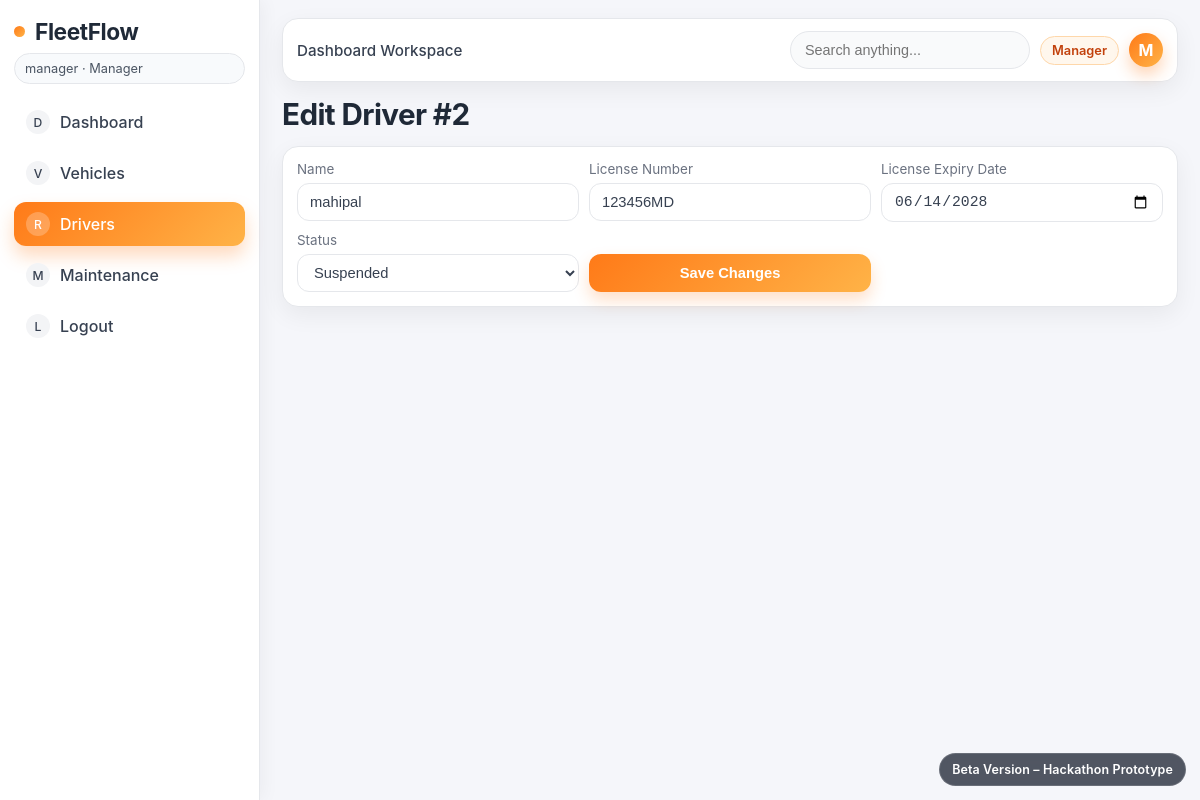
Page /drivers/2/edit (signed in) on the committed database.
### tables this page shows
CREATE TABLE drivers (
    id INTEGER PRIMARY KEY AUTOINCREMENT,
    name TEXT NOT NULL,
    license_number TEXT NOT NULL UNIQUE,
    license_expiry_date TEXT NOT NULL,
    status TEXT NOT NULL CHECK (status IN ('Available', 'On Trip', 'Suspended')),
    safety_score INTEGER NOT NULL DEFAULT 75 CHECK (safety_score >= 0 AND safety_score <= 100)
);

### app.py (the view, shortened to what this page needs)
@app.route("/drivers/<int:driver_id>/edit", methods=["GET", "POST"])
@roles_required("Manager")
def edit_driver(driver_id):
    with get_db_connection() as conn:
        driver = conn.execute("SELECT * FROM drivers WHERE id = ?", (driver_id,)).fetchone()
        if not driver:
            flash("Driver not found.", "error")
            return redirect(url_for("drivers"))
    return render_template("driver_edit.html", driver=driver)

### app.py (called while the page is built)
def get_db_connection():
    conn = sqlite3.connect(DATABASE)
    conn.row_factory = sqlite3.Row
    conn.execute("PRAGMA foreign_keys = ON")
    return conn

def roles_required(*allowed_roles):
    def decorator(view_func):
        @wraps(view_func)
        def wrapped(*args, **kwargs):
            if "user_id" not in session:
                return redirect(url_for("login"))
            if session.get("role") not in allowed_roles:
                flash("You do not have permission to access this action.", "error")
                return redirect(url_for(get_role_home_endpoint(session.get("role"))))
            return view_func(*args, **kwargs)
        return wrapped
    return decorator

@app.before_request
def load_current_user():
    g.user = None
    user_id = session.get("user_id")
    if not user_id:
        return
    with get_db_connection() as conn:
        g.user = conn.execute("SELECT * FROM users WHERE id = ?", (user_id,)).fetchone()

### templates/driver_edit.html (shortened to what this page needs)
{% extends "base.html" %}
{% block content %}
<div class="topbar">
    <h1>Edit Driver #{{ driver.id }}</h1>
</div>
<div class="form-card">
    <form method="post" class="form-grid">
        <div class="input-group">
            <label>Name</label>
            <input type="text" name="name" value="{{ driver.name }}" required>
        </div>
        <div class="input-group">
            <label>License Number</label>
            <input type="text" name="license_number" value="{{ driver.license_number }}" required>
        </div>
        <div class="input-group">
            <label>License Expiry Date</label>
            <input type="date" name="license_expiry_date" value="{{ driver.license_expiry_date }}" required>
        </div>
        <div class="input-group">
            <label>Status</label>
            <select name="status" required>
                <option value="Suspended" {% if driver.status == 'Suspended' %}selected{% endif %}>Suspended</option>
            </select>
        </div>
        <div class="input-group justify-end">
            <label>&nbsp;</label>
            <button type="submit">Save Changes</button>
        </div>
    </form>
</div>
{% endblock %}

### static/css/style.css (style rules this page uses)
:root { --bg: #f5f6fa; --card-bg: #ffffff; --text: #1f2937; --muted: #6b7280; --accent: #ff7a18; --accent-soft: #ffedd5; --accent-gradient: linear-gradient(135deg, #ff7a18, #ffb347); --soft-border: 1px solid #e5e7eb; --shadow: 0 8px 24px rgba(0, 0, 0, 0.06); --radius: 16px; --sidebar-width: 260px; }
* { box-sizing: border-box; }
body { margin: 0; font-family: "Inter", "Poppins", system-ui, sans-serif; background: var(--bg); color: var(--text); animation: fadeIn 0.35s ease; }
.topbar { display: flex; justify-content: space-between; align-items: center; margin-bottom: 14px; }
h1, h3 { margin: 0; }
h1 { font-size: 1.85rem; letter-spacing: -0.02em; }
.card, .form-card, .table-wrap { background: var(--card-bg); border: var(--soft-border); border-radius: var(--radius); box-shadow: var(--shadow); }
.form-card { padding: 14px; margin-bottom: 14px; }
.form-grid { display: grid; grid-template-columns: repeat(3, minmax(130px, 1fr)); gap: 10px; }
.input-group { display: flex; flex-direction: column; gap: 6px; }
label { color: var(--muted); font-size: 0.84rem; }
input, select, textarea, button { min-height: 38px; border-radius: 12px; border: var(--soft-border); padding: 9px 12px; font-size: 0.92rem; }
input, select, textarea { background: #ffffff; color: #374151; }
button { border: none; cursor: pointer; font-weight: 600; background: var(--accent-gradient); color: #ffffff; transition: transform 0.16s ease, box-shadow 0.16s ease; box-shadow: 0 8px 16px rgba(255, 122, 24, 0.24); }
.justify-end { justify-content: flex-end; }

### rows in the picture
drivers: id "2", name "mahipal", license_number "123456MD", license_expiry_date "06/14/2028", status "Suspended"

### other values in the picture
{{ session.get('username') }} "manager"
{{ session.get('role') }} "Manager"
{{ uname[0]|upper }} "M"
